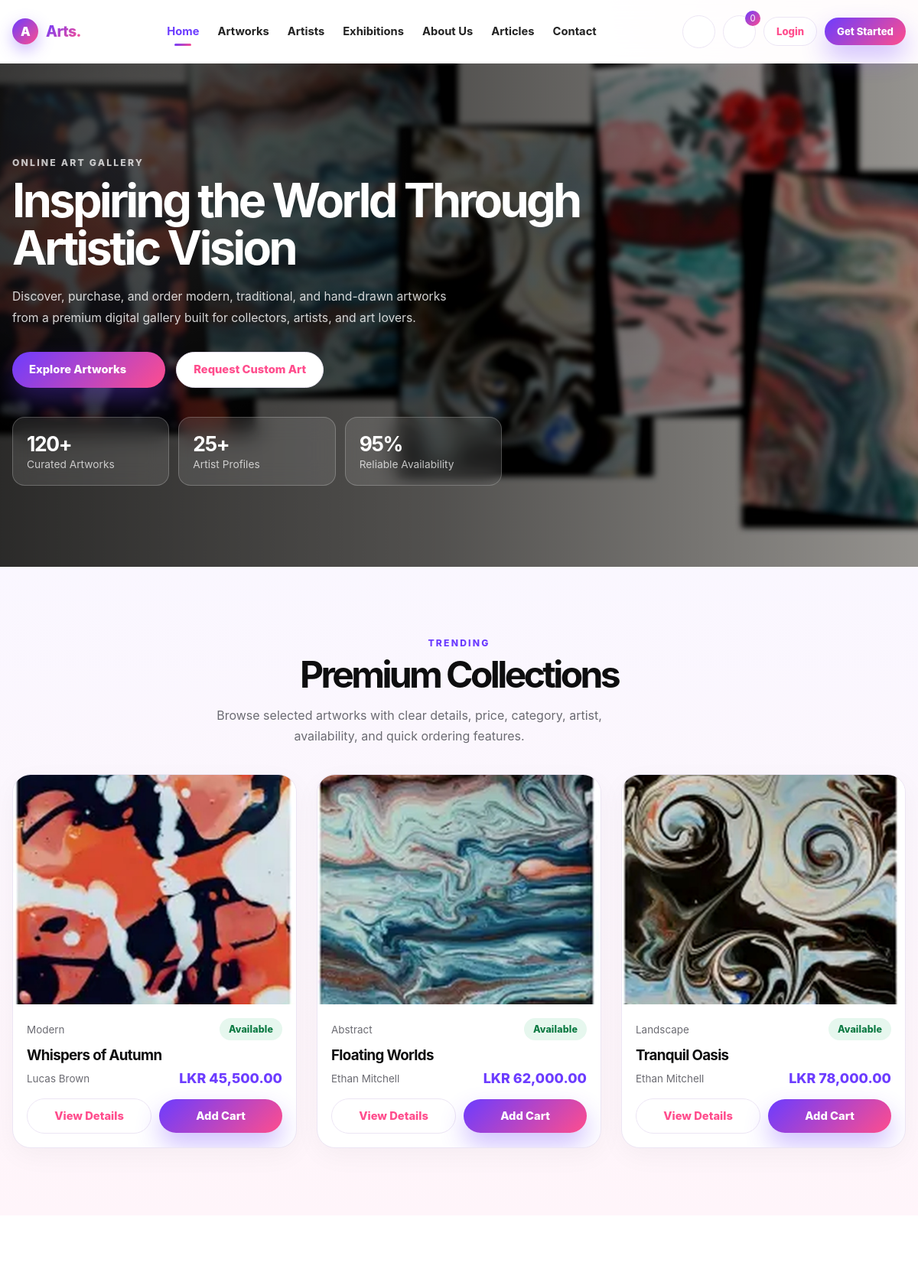
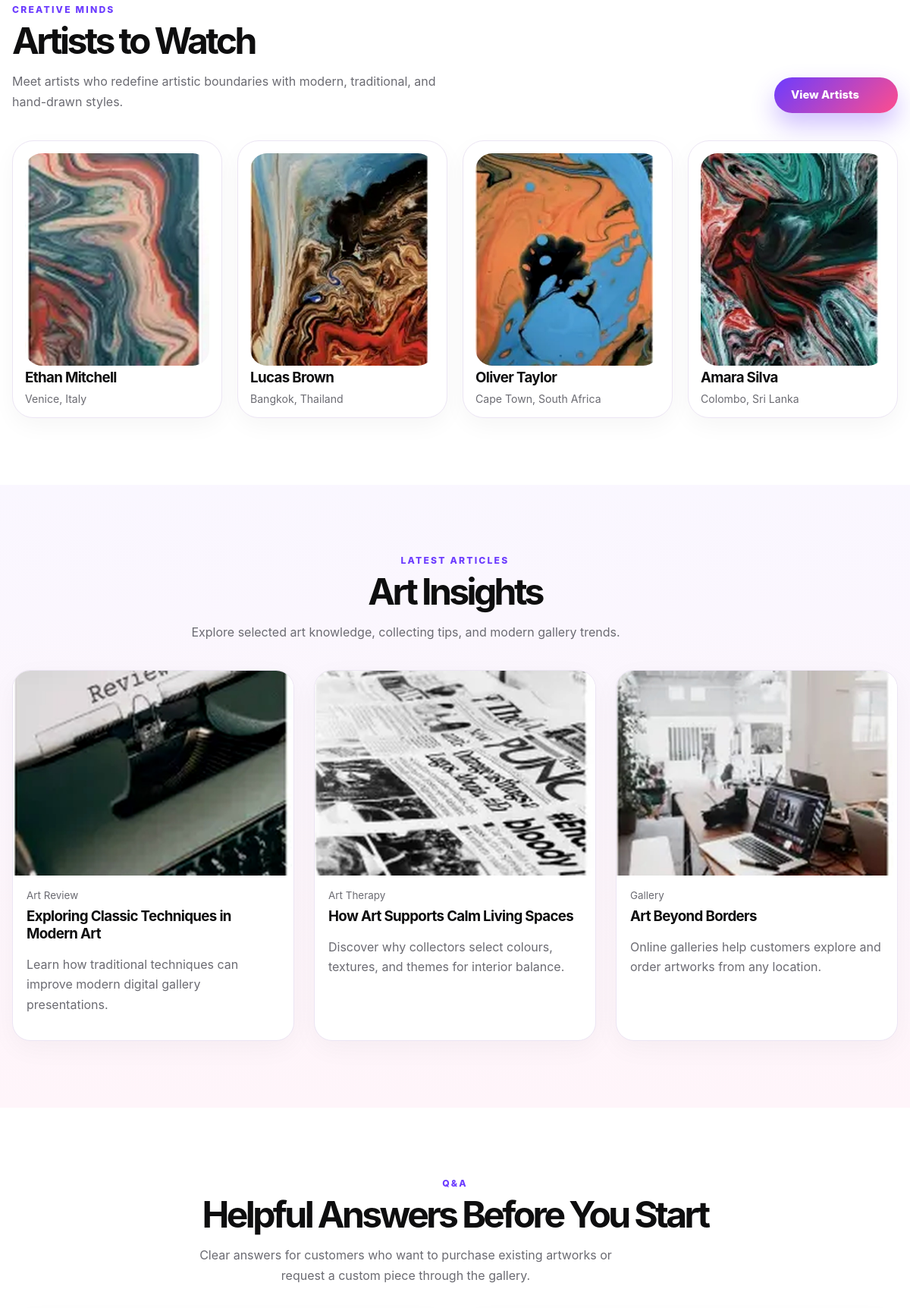
The page / (upper part) on the database its author committed (2 pictures, top to bottom).
### tables this page shows
CREATE TABLE artworks (
    id INT AUTO_INCREMENT PRIMARY KEY,
    artist_id INT NULL,
    title VARCHAR(160) NOT NULL,
    slug VARCHAR(180) NOT NULL UNIQUE,
    category ENUM('Modern','Traditional','Hand Drawn','Abstract','Landscape') NOT NULL,
    price DECIMAL(10,2) NOT NULL,
    size VARCHAR(80) NULL,
    medium VARCHAR(120) NULL,
    image VARCHAR(255) NOT NULL,
    description TEXT NULL,
    status ENUM('Available','Reserved','Sold') NOT NULL DEFAULT 'Available',
    featured TINYINT(1) NOT NULL DEFAULT 0,
    created_at TIMESTAMP DEFAULT CURRENT_TIMESTAMP,
    FOREIGN KEY (artist_id) REFERENCES artists(id) ON DELETE SET NULL
);

CREATE TABLE artists (
    id INT AUTO_INCREMENT PRIMARY KEY,
    name VARCHAR(120) NOT NULL,
    location VARCHAR(120) NULL,
    bio TEXT NULL,
    image VARCHAR(255) NULL,
    created_at TIMESTAMP DEFAULT CURRENT_TIMESTAMP
);

### includes/helpers.php (called while the page is built, shortened)
<?php
function url(string $path = ''): string
{
    return BASE_URL . ltrim($path, '/');
}
function asset(string $path): string
{
    return url('assets/' . ltrim($path, '/'));
}
function e(?string $value): string
{
    return htmlspecialchars($value ?? '', ENT_QUOTES, 'UTF-8');
}
function money(float $amount): string
{
    return CURRENCY . ' ' . number_format($amount, 2);
}

### index.php (the view, shortened to what this page needs)
<?php
require_once __DIR__ . '/includes/helpers.php';
require_once __DIR__ . '/config/database.php';
$featured = $pdo->query("SELECT artworks.*, artists.name AS artist_name FROM artworks LEFT JOIN artists ON artworks.artist_id = artists.id WHERE featured = 1 ORDER BY artworks.created_at DESC LIMIT 3")->fetchAll();
$artists = $pdo->query("SELECT * FROM artists ORDER BY id LIMIT 4")->fetchAll();
require_once __DIR__ . '/includes/header.php';
?>
<section class="hero">
    <div class="container hero-grid">
        <div class="hero-content">
            <span class="eyebrow">Online Art Gallery</span>
            <h1>Inspiring the World Through Artistic Vision</h1>
            <p>Discover, purchase, and order modern, traditional, and hand-drawn artworks from a premium digital gallery built for collectors, artists, and art lovers.</p>
            <div class="hero-actions">
                <a class="btn btn-dark" href="<?= url('gallery.php') ?>">Explore Artworks <?= icon_svg('arrow') ?></a>
                <a class="btn btn-light" href="<?= url('custom-order.php') ?>">Request Custom Art</a>
            </div>
            <div class="hero-stats">
                <div class="stat-card"><strong>120+</strong><span>Curated Artworks</span></div>
                <div class="stat-card"><strong>25+</strong><span>Artist Profiles</span></div>
                <div class="stat-card"><strong>95%</strong><span>Reliable Availability</span></div>
            </div>
        </div>
    </div>
</section>
<section class="section section-soft">
    <div class="container">
        <div class="section-head center">
            <span class="eyebrow">Trending</span>
            <h2>Premium Collections</h2>
            <p>Browse selected artworks with clear details, price, category, artist, availability, and quick ordering features.</p>
        </div>
        <div class="grid-3">
            <?php foreach ($featured as $art): ?>
                <article class="card art-card">
                    <img src="<?= url($art['image']) ?>" alt="<?= e($art['title']) ?>">
                    <div class="art-card-body">
                        <div class="card-meta"><span><?= e($art['category']) ?></span><span class="badge <?= $art['status'] === 'Available' ? 'badge-success' : 'badge-warning' ?>"><?= e($art['status']) ?></span></div>
                        <h3><?= e($art['title']) ?></h3>
                        <div class="card-meta"><span><?= e($art['artist_name']) ?></span><strong class="price"><?= money((float)$art['price']) ?></strong></div>
                        <div class="card-actions">
                            <a class="btn btn-light" href="<?= url('artwork.php?slug=' . urlencode($art['slug'])) ?>">View Details</a>
                            <a class="btn btn-dark" href="<?= url('cart.php?action=add&id=' . $art['id']) ?>">Add Cart</a>
                        </div>
                    </div>
                </article>
            <?php endforeach; ?>
        </div>
    </div>
</section>
<section class="section">
    <div class="container">
        <div class="section-head">
            <div>
                <span class="eyebrow">Creative Minds</span>
                <h2>Artists to Watch</h2>
                <p>Meet artists who redefine artistic boundaries with modern, traditional, and hand-drawn styles.</p>
            </div>
            <a class="btn btn-dark" href="<?= url('artists.php') ?>">View Artists <?= icon_svg('arrow') ?></a>
        </div>
        <div class="artist-strip">
            <?php foreach ($artists as $artist): ?>
                <article class="artist-card">
                    <img src="<?= url($artist['image']) ?>" alt="<?= e($artist['name']) ?>">
                    <h3><?= e($artist['name']) ?></h3>
                    <p><?= e($artist['location']) ?></p>
                </article>
            <?php endforeach; ?>
        </div>
    </div>
</section>
<section class="section section-soft">
    <div class="container">
        <div class="section-head center">
            <span class="eyebrow">Latest Articles</span>
            <h2>Art Insights</h2>
            <p>Explore selected art knowledge, collecting tips, and modern gallery trends.</p>
        </div>
        <div class="grid-3">
            <article class="card article-card">
                <img src="<?= asset('images/article-review.jpg') ?>" alt="Article image">
                <div class="art-card-body"><div class="card-meta">Art Review</div><h3>Exploring Classic Techniques in Modern Art</h3><p>Learn how traditional techniques can improve modern digital gallery presentations.</p></div>
            </article>
            <article class="card article-card">
                <img src="<?= asset('images/article-therapy.jpg') ?>" alt="Article image">
                <div class="art-card-body"><div class="card-meta">Art Therapy</div><h3>How Art Supports Calm Living Spaces</h3><p>Discover why collectors select colours, textures, and themes for interior balance.</p></div>
            </article>
            <article class="card article-card">
                <img src="<?= asset('images/article-borders.jpg') ?>" alt="Article image">
                <div class="art-card-body"><div class="card-meta">Gallery</div><h3>Art Beyond Borders</h3><p>Online galleries help customers explore and order artworks from any location.</p></div>
            </article>
        </div>
    </div>
</section>
<section class="section">
    <div class="container">
        <div class="section-head center">
            <span class="eyebrow">Q&A</span>
            <h2>Helpful Answers Before You Start</h2>
            <p>Clear answers for customers who want to purchase existing artworks or request a custom piece through the gallery.</p>
        </div>
    </div>
</section>
<?php require_once __DIR__ . '/includes/footer.php'; ?>

### rows shown on the page
artworks: image (picture), category "Modern", status "Available", title "Whispers of Autumn", artist.name "Lucas Brown", price "LKR 45,500.00"
artworks: image (picture), category "Abstract", status "Available", title "Floating Worlds", artist.name "Ethan Mitchell", price "LKR 62,000.00"
artworks: image (picture), category "Landscape", status "Available", title "Tranquil Oasis", artist.name "Ethan Mitchell", price "LKR 78,000.00"
artists: image (picture), name "Ethan Mitchell", location "Venice, Italy"
artists: image (picture), name "Lucas Brown", location "Bangkok, Thailand"
artists: image (picture), name "Oliver Taylor", location "Cape Town, South Africa"
artists: image (picture), name "Amara Silva", location "Colombo, Sri Lanka"

### other values the page prints
cart_count() "0"
